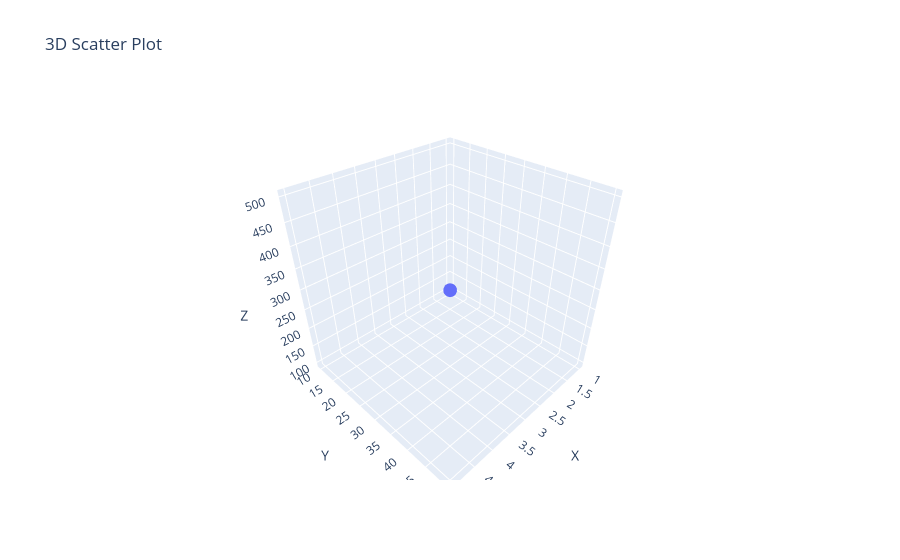

Notebook cell for this chart:
### Markdown cell above
### 6. 3D Scatter Plot

A 3D scatter plot is a three-dimensional version of the scatter plot, allowing you to visualize relationships between three variables.

### Code cell
# Sample data for 3D Scatter Plot
# Creating a Pandas DataFrame with three columns: 'X', 'Y', and 'Z'.
# These represent the three variables for the 3D scatter plot.
df_3d = pd.DataFrame({
    'X': [1, 2, 3, 4, 5],     # Values for the X-axis
    'Y': [10, 20, 30, 40, 50], # Values for the Y-axis
    'Z': [100, 200, 300, 400, 500]  # Values for the Z-axis (depth in 3D space)
})

# Create a 3D scatter plot using Plotly Express
# 'df_3d' is the DataFrame containing the data.
# 'x', 'y', and 'z' represent the axes of the 3D plot (X, Y, and Z values).
# The 'title' argument adds a title to the plot: '3D Scatter Plot'.
fig = px.scatter_3d(df_3d, x='X', y='Y', z='Z', title='3D Scatter Plot')

# Show the plot in an interactive 3D format
fig.show()  # This displays the 3D scatter plot in an interactive view

### Figure 1 — Plotly figure (JSON) as saved in the notebook; plotly's stock layout.template omitted (floating-point values rounded to 4 significant figures)
{"data": [{"hovertemplate": "X=%{x}<br>Y=%{y}<br>Z=%{z}<extra></extra>", "legendgroup": "", "marker": {"color": "#636efa", "symbol": "circle"}, "mode": "markers", "name": "", "scene": "scene", "showlegend": false, "type": "scatter3d", "x": [1, 2, 3, 4, 5], "y": [10, 20, 30, 40, 50], "z": [100, 200, 300, 400, 500]}], "layout": {"legend": {"tracegroupgap": 0}, "scene": {"domain": {"x": [0, 1], "y": [0, 1]}, "xaxis": {"title": {"text": "X"}}, "yaxis": {"title": {"text": "Y"}}, "zaxis": {"title": {"text": "Z"}}}, "title": {"text": "3D Scatter Plot"}}}
